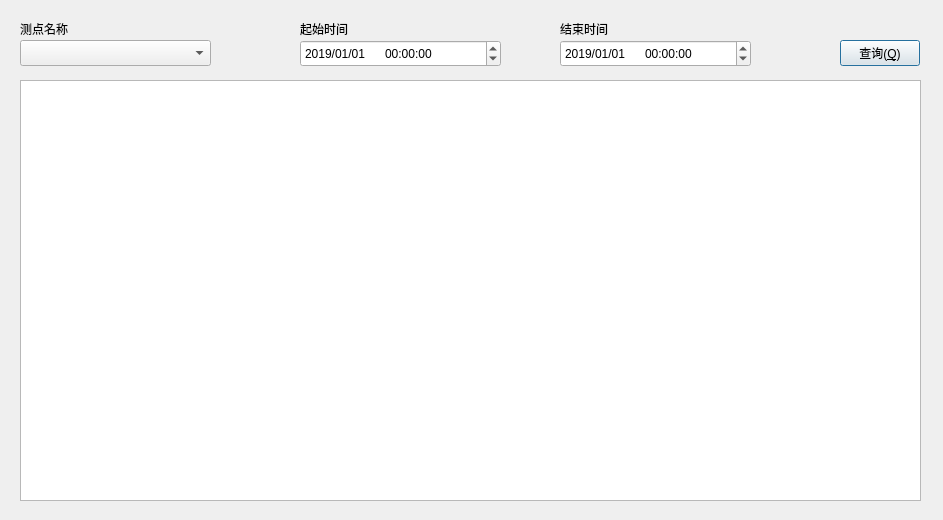
<?xml version="1.0" encoding="UTF-8"?>
<ui version="4.0">
 <class>dlgHisQuery</class>
 <widget class="QDialog" name="dlgHisQuery">
  <property name="geometry">
   <rect>
    <x>0</x>
    <y>0</y>
    <width>943</width>
    <height>520</height>
   </rect>
  </property>
  <property name="windowTitle">
   <string>历史数据查询</string>
  </property>
  <widget class="QChartView" name="graphicsView">
   <property name="geometry">
    <rect>
     <x>20</x>
     <y>80</y>
     <width>901</width>
     <height>421</height>
    </rect>
   </property>
  </widget>
  <widget class="QPushButton" name="btnQuery">
   <property name="geometry">
    <rect>
     <x>840</x>
     <y>40</y>
     <width>80</width>
     <height>26</height>
    </rect>
   </property>
   <property name="text">
    <string>查询(&amp;Q)</string>
   </property>
  </widget>
  <widget class="QDateTimeEdit" name="dtp1">
   <property name="geometry">
    <rect>
     <x>300</x>
     <y>40</y>
     <width>201</width>
     <height>27</height>
    </rect>
   </property>
   <property name="dateTime">
    <datetime>
     <hour>0</hour>
     <minute>0</minute>
     <second>0</second>
     <year>2019</year>
     <month>1</month>
     <day>1</day>
    </datetime>
   </property>
   <property name="displayFormat">
    <string>yyyy/MM/dd      hh:mm:ss</string>
   </property>
  </widget>
  <widget class="QDateTimeEdit" name="dtp2">
   <property name="geometry">
    <rect>
     <x>560</x>
     <y>40</y>
     <width>191</width>
     <height>27</height>
    </rect>
   </property>
   <property name="dateTime">
    <datetime>
     <hour>0</hour>
     <minute>0</minute>
     <second>0</second>
     <year>2019</year>
     <month>1</month>
     <day>1</day>
    </datetime>
   </property>
   <property name="displayFormat">
    <string>yyyy/MM/dd      hh:mm:ss</string>
   </property>
  </widget>
  <widget class="QLabel" name="label">
   <property name="geometry">
    <rect>
     <x>300</x>
     <y>20</y>
     <width>71</width>
     <height>18</height>
    </rect>
   </property>
   <property name="text">
    <string>起始时间</string>
   </property>
  </widget>
  <widget class="QLabel" name="label_2">
   <property name="geometry">
    <rect>
     <x>560</x>
     <y>20</y>
     <width>81</width>
     <height>18</height>
    </rect>
   </property>
   <property name="text">
    <string>结束时间</string>
   </property>
  </widget>
  <widget class="QComboBox" name="comboBox">
   <property name="geometry">
    <rect>
     <x>20</x>
     <y>40</y>
     <width>191</width>
     <height>26</height>
    </rect>
   </property>
  </widget>
  <widget class="QLabel" name="label_3">
   <property name="geometry">
    <rect>
     <x>20</x>
     <y>20</y>
     <width>81</width>
     <height>18</height>
    </rect>
   </property>
   <property name="text">
    <string>测点名称</string>
   </property>
  </widget>
 </widget>
 <customwidgets>
  <customwidget>
   <class>QChartView</class>
   <extends>QGraphicsView</extends>
   <header>qchartview.h</header>
  </customwidget>
 </customwidgets>
 <resources/>
 <connections/>
</ui>
